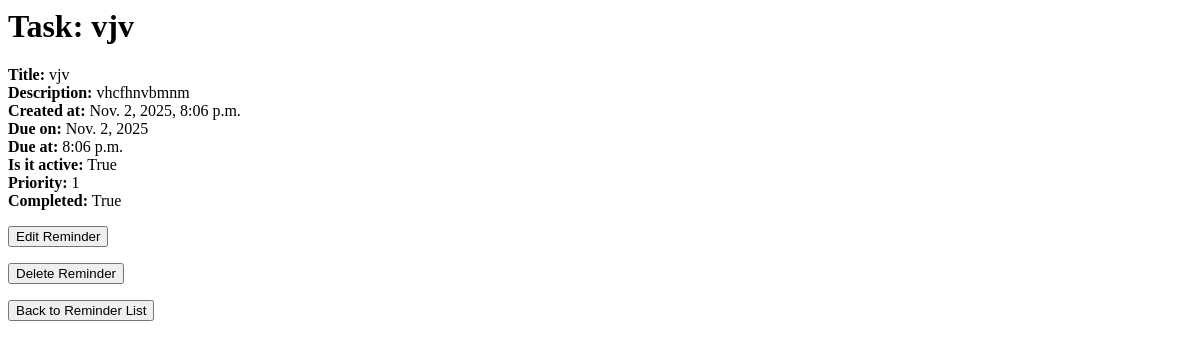
/reminders/8/, run on an earlier commit of the app's database.
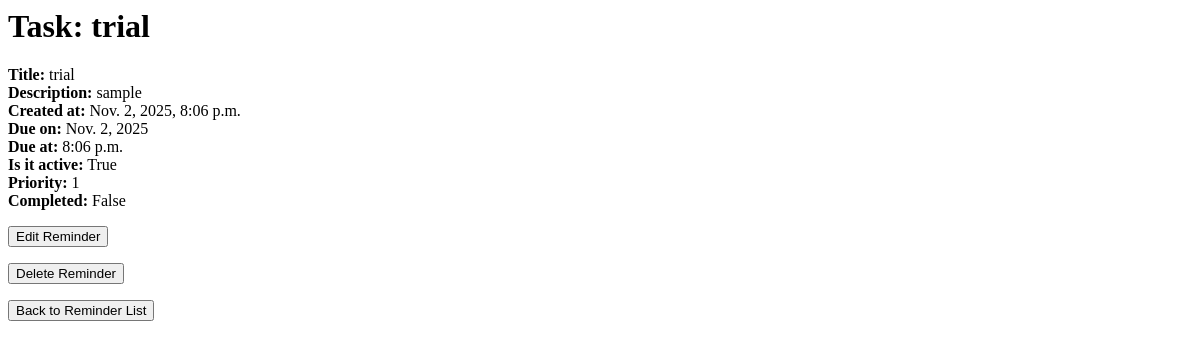
And on a later commit of the database.
### app1/models.py (models this page shows, shortened)
class Reminder(models.Model):
    title = models.CharField(max_length=200)
    description = models.TextField()
    created_at = models.DateTimeField(auto_now_add=True)
    due_date = models.DateField(default=date.today, null=True, blank=True)
    due_time = models.TimeField(default=datetime.now, null=True, blank=True)
    is_active = models.BooleanField(default=True)
    priority = models.IntegerField(default=1)
    completed = models.BooleanField(default=False)

### app1/views.py (the view)
# urls.py: path('reminders/<int:pk>/', views.ReminderDetailView.as_view(), name='reminder_detail'),
class ReminderDetailView(DetailView):
    model = Reminder
    template_name = "reminder_detail.html"

### Templates/reminder_detail.html
{% block content %}
<h1>Task: {{ object.title }}</h1>
    <b>Title:</b> {{ object.title }} <br>
    <b>Description:</b> {{ object.description }} <br>
    <b>Created at:</b> {{ object.created_at }} <br>
    <b>Due on:</b> {{ object.due_date }} <br>
    <b>Due at:</b> {{ object.due_time }} <br>
    <b>Is it active:</b> {{ object.is_active }} <br>
    <b>Priority:</b> {{ object.priority }} <br>
    <b>Completed:</b> {{ object.completed }} <br>
<p></p><a href="{% url 'reminder_edit' object.pk %}"><button>Edit Reminder</button></a>
<p></p><a href="{% url 'reminder_delete' object.pk %}"><button>Delete Reminder</button></a>
<p></p><a href="{% url 'reminder_list' %}"><button>Back to Reminder List</button></a>
{% endblock %}

What changed in the data, as far as the page shows it:
changed Reminder "True": title "vjv" → "trial"; description "vhcfhnvbmnm" → "sample"; completed "True" → "False"
